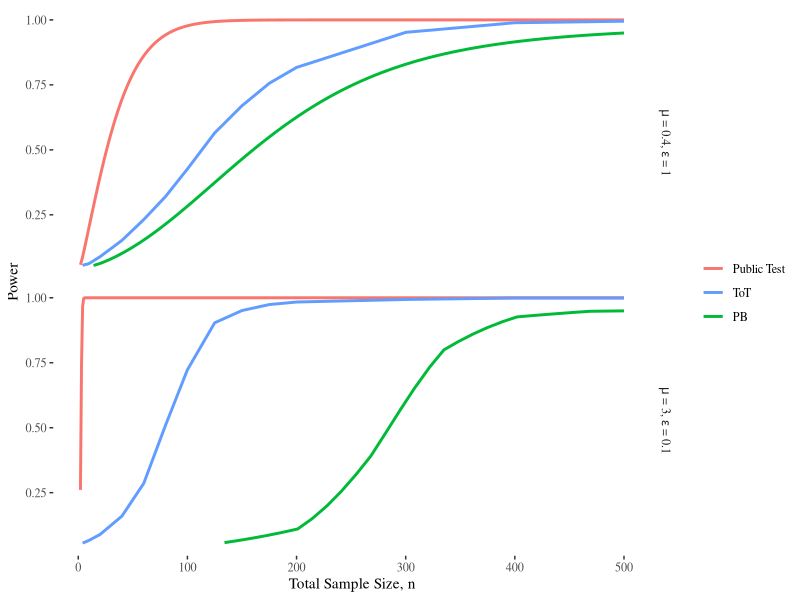
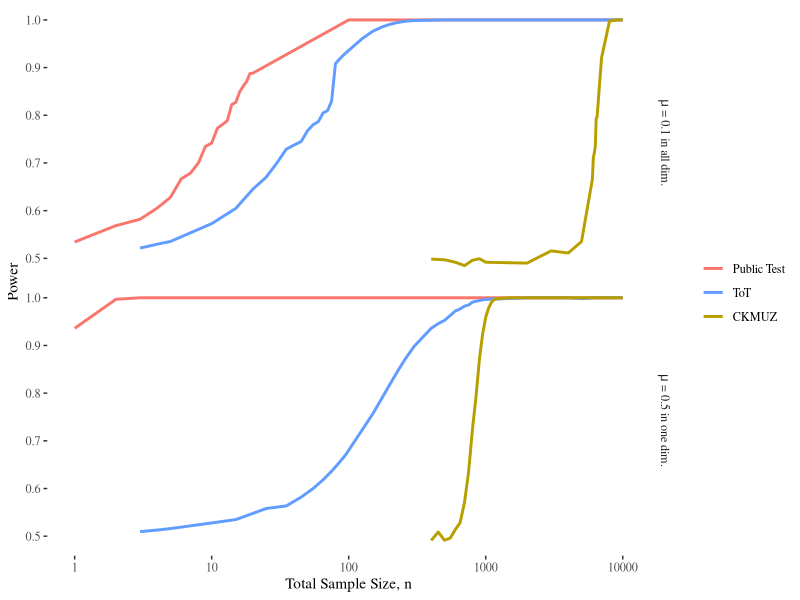
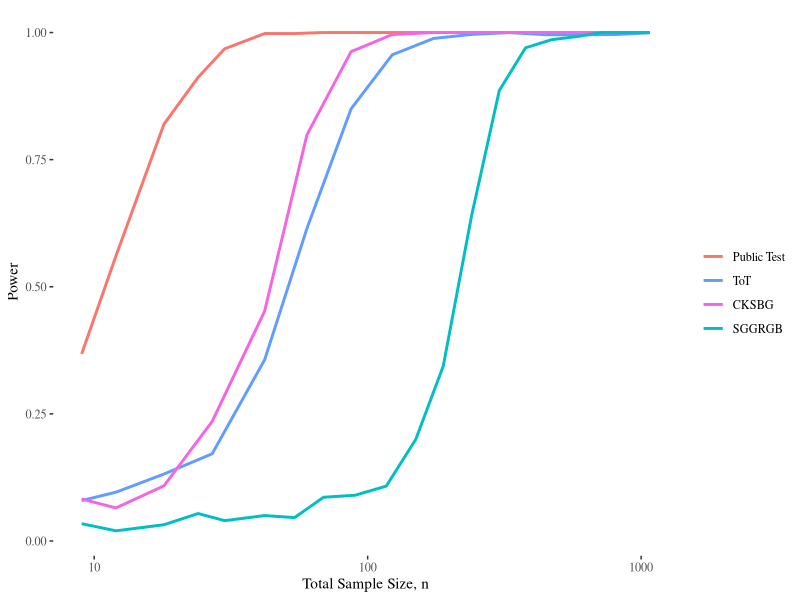
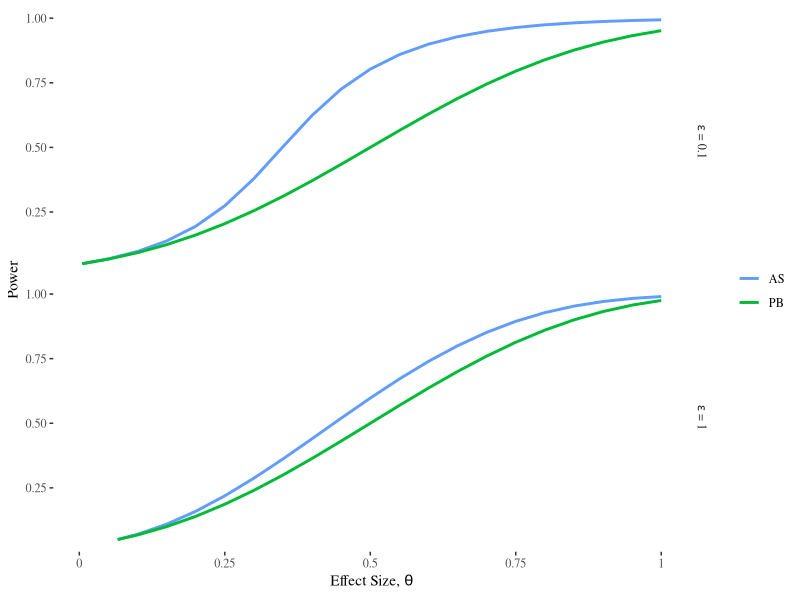
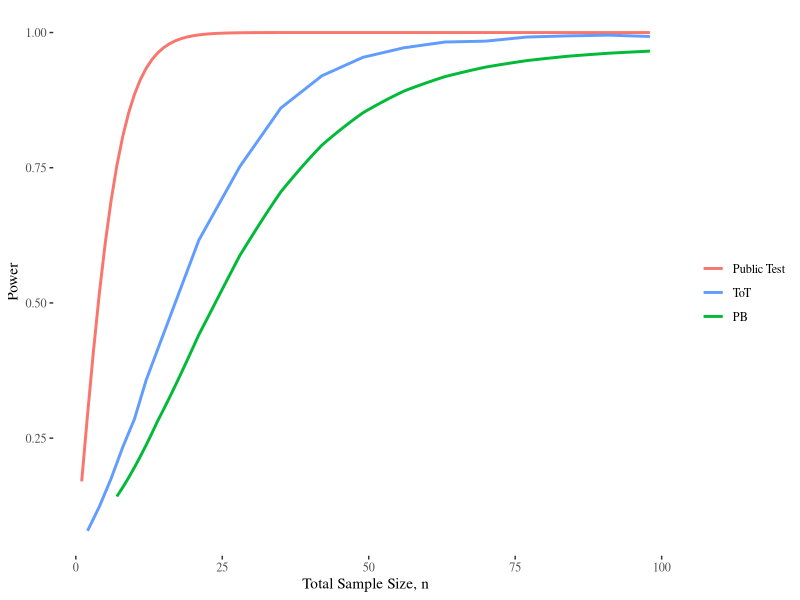
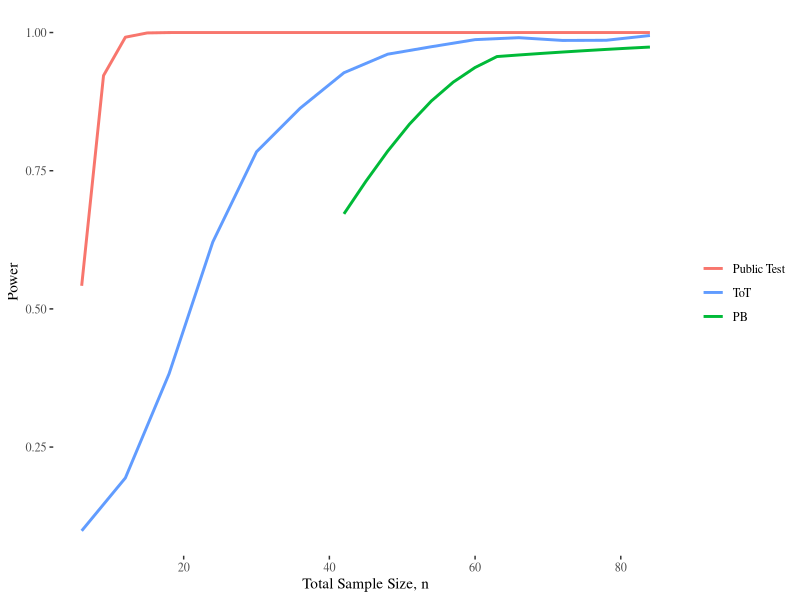
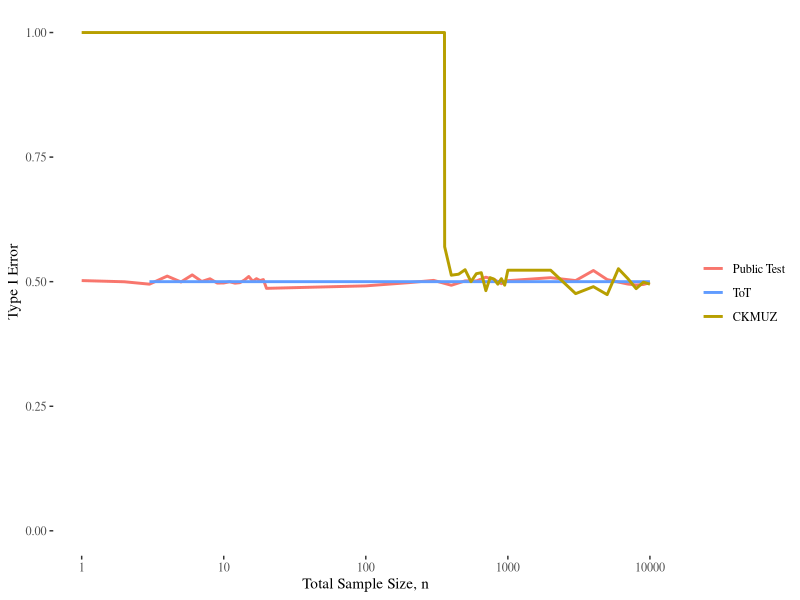
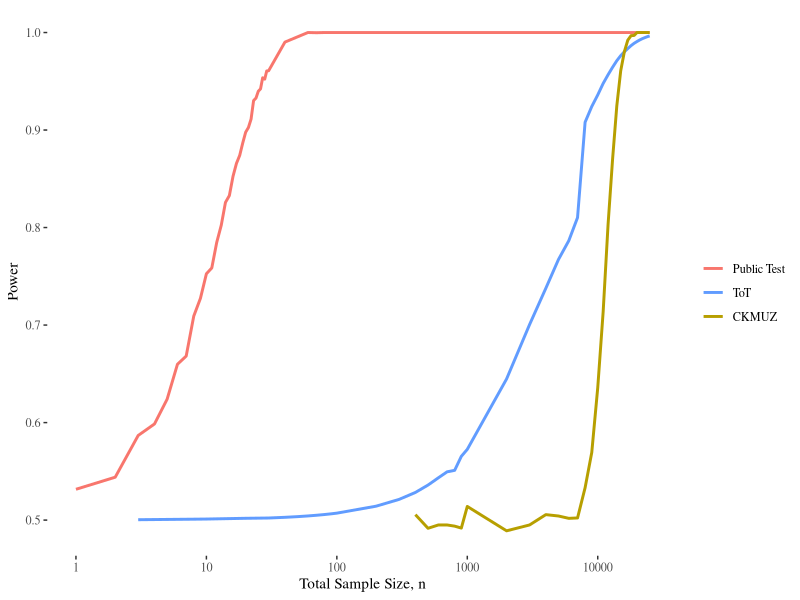

The R source for these figures, in order:
## ---- chunk 1
knitr::opts_chunk$set(echo = TRUE, fig.width = 8, fig.height = 1.75)
library(readr)
library(tidyverse)
library(ggthemes)
library(purrr)

plot_colors <- c("#F8766D", # Public Test
                 "#B79F00", # Canonne et al. (CKMUZ)
                 "#00BA38", # Pena-Barrientos (PB)
                 "#00BFC4", # Swanberg et al. (SGGRGB)
                 "#619CFF", # Test of Tests (ToT)/ Awan and Slavkovic (AS)
                 "#F564E3") # Couch et al. (CKSBG)
## ---- chunk 2
Figure_2 <- read_csv("figures/Figure_2.csv", show_col_types = FALSE)

Figure_2 %>%
  # Adjust Order of Tests in Legend
  mutate(test = factor(test, levels = c("Public Test", "ToT", "PB"))) %>%
  # Create a Variable of Facet Labels
  mutate(eff = paste0("mu*' = ", eff,", '*epsilon*' = ", eps,"'")) %>%
  ggplot(aes(x = n, y = power, color = test)) +
  geom_line(linewidth =  1) +
  facet_grid(rows = vars(eff), labeller = label_parsed) +
  scale_color_manual(values = plot_colors[c(1,5,3)]) +
  labs(x = "Total Sample Size, n", y = "Power", color = "") +
  theme_tufte()

ggsave("ArXiv_plots/Fig2.png", width = 6.75, height = 3, 
       dpi=600, units = "in")
## ---- chunk 3
Figure_3 <- read_csv("figures/Figure_3.csv", show_col_types = FALSE)

Figure_3 %>%
  # Adjust Order of Tests in Legend
  mutate(test = factor(test, levels = c("Public Test", "ToT", "CKMUZ"))) %>%
  # Create a Variable of Facet Labels
  mutate(eff = case_when(eff == 0.5 ~ "mu*' = 0.5 in one dim.'",
                         eff == 0.1 ~ "mu*' = 0.1 in all dim.'")) %>%
  ggplot(aes(x = n, y = power, color = test)) + 
  geom_line(linewidth =  1) + 
  facet_grid(rows = vars(eff), labeller = label_parsed) +
  labs(x = "Total Sample Size, n", y = "Power", color = "") +
  scale_x_log10() + theme_tufte() +
  scale_color_manual(values = plot_colors[c(1,5,2)])

ggsave("ArXiv_plots/Fig3.png", width = 6.75, height = 3, 
       dpi=600, units = "in")
## ---- chunk 4
Figure_4 <- read_csv("figures/Figure_4.csv", show_col_types = FALSE)

Figure_4 %>%
  # Adjust Order of Tests in Legend
  mutate(test = factor(test, levels = c("Public Test", "ToT",
                                        "CKSBG", "SGGRGB"))) %>%
  ggplot(aes(x = n, y = power, color = test)) + geom_line(linewidth =  1) +
  labs(x = "Total Sample Size, n", y = "Power", color = "") + 
  scale_x_log10() + theme_tufte() +
  scale_color_manual(values = plot_colors[c(1,5,6,4)])

ggsave("ArXiv_plots/Fig4.png", width = 6.75, height = 1.75,
       dpi=600, units = "in")
## ---- chunk 5
Figure_5 <- read_csv("figures/Figure_5.csv", show_col_types = FALSE)

Figure_5 %>%
  mutate(epsilon = paste0("epsilon*' = ", eps,"'")) %>%
  mutate(test = case_when(test == "Awan & Slavkovic" ~ "AS", 
                          test == "Pena & Barrientos" ~ "PB")) %>%
  ggplot(aes(x = theta, y = power, color = test)) +
  geom_line(linewidth =  1) +
  facet_grid(rows = vars(epsilon), labeller = label_parsed) +
  labs(x = expression("Effect Size, "*theta), color = "", y = "Power") +
  scale_color_manual(values = plot_colors[c(5,3)]) +
  scale_x_continuous(labels = c(0, 0.25, 0.5, 0.75, 1)) +
  theme_tufte()

ggsave("ArXiv_plots/Fig5.png", width = 6.75, height = 1.75*2,
       dpi=600, units = "in")
## ---- chunk 6
Figure_6 <- read_csv("figures/Figure_6.csv", show_col_types = FALSE)

Figure_6 %>%
  mutate(test = case_when(test == "Public" ~ "Public Test", 
                          test == "PB" ~ "PB",
                          test == "ToT" ~ "ToT")) %>%
  mutate(test = factor(test, levels = c("Public Test", "ToT", "PB"))) %>%
  ggplot(aes(x = n, y = power, color = test)) +
  geom_line(linewidth =  1) +
  scale_color_manual(values = plot_colors[c(1,5,3)]) +
  labs(x = "Total Sample Size, n", y = "Power", color = "") +
  theme_tufte()

ggsave("ArXiv_plots/Fig6.png", width = 6.75, height = 1.75,
       dpi=600, units = "in")
## ---- chunk 7
Figure_7 <- read_csv("figures/Figure_7.csv", show_col_types = FALSE)

Figure_7 %>%
  mutate(test = case_when(test == "Public" ~ "Public Test", 
                          test == "PB" ~ "PB",
                          test == "ToT" ~ "ToT")) %>%
  mutate(test = factor(test, levels = c("Public Test", "ToT", "PB"))) %>%
  ggplot(aes(x = n, y = power, color = test)) +
  geom_line(linewidth =  1) +
  scale_color_manual(values = plot_colors[c(1,5,3)]) +
  labs(x = "Total Sample Size, n", y = "Power", color = "") +
  theme_tufte()

ggsave("ArXiv_plots/Fig7.png", width = 6.75, height = 1.75,
       dpi=600, units = "in")
## ---- chunk 8
Figure_8 <- read_csv("figures/Figure_8.csv", show_col_types = FALSE)

Figure_8 %>%
  mutate(test = case_when(test == "Public" ~ "Public Test", 
                          test == "Canonne" ~ "CKMUZ",
                          test == "Test of tests" ~ "ToT")) %>%
  mutate(test = factor(test, levels = c("Public Test", "ToT", "CKMUZ"))) %>%
  ggplot(aes(x = n, y = power, color = test)) + 
  geom_line(linewidth =  1) + 
  labs(x = "Total Sample Size, n", y = "Type I Error", color = "") +
  scale_x_log10() + theme_tufte() + ylim(0,1) + 
  scale_color_manual(values = plot_colors[c(1,5,2)])

ggsave("ArXiv_plots/Fig8.png", width = 6.75, height = 1.75,
       dpi=600, units = "in")
## ---- chunk 9
Figure_9 <- read_csv("figures/Figure_9.csv", show_col_types = FALSE)

Figure_9 %>%
  filter(!(test == "Canonne" & n < 359)) %>%
  mutate(test = case_when(test == "Public" ~ "Public Test", 
                          test == "Canonne" ~ "CKMUZ",
                          test == "Test of tests" ~ "ToT")) %>%
  mutate(test = factor(test, levels = c("Public Test", "ToT", "CKMUZ"))) %>%
  ggplot(aes(x = n, y = power, color = test)) + 
  geom_line(linewidth =  1) + 
  labs(x = "Total Sample Size, n", y = "Power", color = "") +
  scale_x_log10() + theme_tufte() + 
  scale_color_manual(values = plot_colors[c(1,5,2)])

ggsave("ArXiv_plots/Fig9.png", width = 6.75, height = 1.75,
       dpi=600, units = "in")
## ---- chunk 10
Figure_10 <- read_csv("figures/Figure_10.csv", show_col_types = FALSE)

Figure_10 %>%
  filter(!(test == "Canonne" & n < 359)) %>%
  mutate(test = case_when(test == "Public" ~ "Public Test", 
                          test == "Canonne" ~ "CKMUZ",
                          test == "Test of tests" ~ "ToT")) %>%
  mutate(test = factor(test, levels = c("Public Test", "ToT", "CKMUZ"))) %>%
  ggplot(aes(x = n, y = power, color = test)) + 
  geom_line(linewidth =  1) + 
  labs(x = "Total Sample Size, n", y = "Power", color = "") +
  scale_x_log10() + theme_tufte() + 
  scale_color_manual(values = plot_colors[c(1,5,2)])

ggsave("ArXiv_plots/Fig10.png", width = 6.75, height = 1.75,
       dpi=600, units = "in")
## ---- chunk 11
Figure_11 <- read_csv("figures/Figure_11.csv", show_col_types = FALSE)

Figure_11 %>%
  filter(!(test == "Canonne" & n < 359)) %>%
  mutate(test = case_when(test == "Public" ~ "Public Test", 
                          test == "Canonne" ~ "CKMUZ",
                          test == "Test of tests" ~ "ToT")) %>%
  mutate(test = factor(test, levels = c("Public Test", "ToT", "CKMUZ"))) %>%
  ggplot(aes(x = n, y = power, color = test)) + 
  geom_line(linewidth =  1) + 
  labs(x = "Total Sample Size, n", y = "Power", color = "") +
  scale_x_log10() + theme_tufte() + 
  scale_color_manual(values = plot_colors[c(1,5,2)])

ggsave("ArXiv_plots/Fig11.png", width = 6.75, height = 1.75,
       dpi=600, units = "in")
## ---- chunk 12
Figure_12 <- read_csv("figures/Figure_12.csv", show_col_types = FALSE)

Figure_12 %>%
  filter(!(test == "Canonne" & n <= 400)) %>%
  mutate(test = case_when(test == "Public" ~ "Public Test", 
                          test == "Canonne" ~ "CKMUZ",
                          test == "Test of tests" ~ "ToT")) %>%
  mutate(test = factor(test, levels = c("Public Test", "ToT", "CKMUZ"))) %>%
  ggplot(aes(x = n, y = power, color = test)) + 
  geom_line(linewidth =  1) + 
  labs(x = "Total Sample Size, n", y = "Power", color = "") +
  scale_x_log10() + theme_tufte() + 
  scale_color_manual(values = plot_colors[c(1,5,2)])

ggsave("ArXiv_plots/Fig12.png", width = 6.75, height = 1.75,
       dpi=600, units = "in")
## ---- chunk 13
Figure_13 <- read_csv("figures/Figure_13.csv", show_col_types = FALSE)

Figure_13 %>%
  filter(eps == 1, n <= 1226) %>%
  filter(test %in% c("Public ANOVA", "kw abs", "Private ANOVA",
                     "Test of tests")) %>%
  mutate(test = case_when(test == "Public ANOVA" ~ "Public Test", 
                          test == "Private ANOVA" ~ "SGGRGB",
                          test == "kw abs" ~ "CKSBG",
                          test == "Test of tests" ~ "ToT")) %>%
  mutate(test = factor(test, levels = c("Public Test", "ToT",
                                        "CKSBG", "SGGRGB"))) %>%
  ggplot(aes(x = n, y = power, color = test)) + geom_line(linewidth =  1) +
  labs(x = "Total Sample Size, n", y = "Power", color = "") + 
  scale_x_log10() + theme_tufte() +
  scale_color_manual(values = plot_colors[c(1,5,6,4)])

ggsave("ArXiv_plots/Fig13.png", width = 6.75, height = 1.75,
       dpi=600, units = "in")
## ---- chunk 14
Figure_14 <- read_csv("figures/Figure_14.csv", show_col_types = FALSE)

Figure_14 %>%
  filter(n <= 1226) %>%
  filter(test %in% c("pub", "Private KW", "Private ANOVA",
                     "Test of tests")) %>%
  mutate(test = case_when(test == "pub" ~ "Public Test", 
                          test == "Private ANOVA" ~ "SGGRGB",
                          test == "Private KW" ~ "CKSBG",
                          test == "Test of tests" ~ "ToT")) %>%
  mutate(test = factor(test, levels = c("Public Test", "ToT",
                                        "CKSBG", "SGGRGB"))) %>%
  ggplot(aes(x = n, y = power, color = test)) + geom_line(linewidth =  1) +
  labs(x = "Total Sample Size, n", y = "Power", color = "") + 
  scale_x_log10() + theme_tufte() +
  scale_color_manual(values = plot_colors[c(1,5,6,4)])

ggsave("ArXiv_plots/Fig14.png", width = 6.75, height = 1.75,
       dpi=600, units = "in")
## ---- chunk 15
Figure_15 <- read_csv("figures/Figure_15.csv", show_col_types = FALSE)

Figure_15 %>%
  filter(n <= 1226) %>%
  filter(test %in% c("pub", "Private KW", "Private ANOVA",
                     "Test of tests")) %>%
  mutate(test = case_when(test == "pub" ~ "Public Test", 
                          test == "Private ANOVA" ~ "SGGRGB",
                          test == "Private KW" ~ "CKSBG",
                          test == "Test of tests" ~ "ToT")) %>%
  mutate(test = factor(test, levels = c("Public Test", "ToT",
                                        "CKSBG", "SGGRGB"))) %>%
  ggplot(aes(x = n, y = power, color = test)) + geom_line(linewidth =  1) +
  labs(x = "Total Sample Size, n", y = "Power", color = "") + 
  scale_x_log10() + theme_tufte() +
  scale_color_manual(values = plot_colors[c(1,5,6,4)])

ggsave("ArXiv_plots/Fig15.png", width = 6.75, height = 1.75,
       dpi=600, units = "in")
## ---- chunk 16
Figure_16 <- read_csv("figures/Figure_16.csv", show_col_types = FALSE)

Figure_16 %>%
  filter(n <= 1311) %>%
  filter(test %in% c("Public KW", "New KW", "Private ANOVA",
                     "Test of tests")) %>%
  mutate(test = case_when(test == "Public KW" ~ "Public Test", 
                          test == "Private ANOVA" ~ "SGGRGB",
                          test == "New KW" ~ "CKSBG",
                          test == "Test of tests" ~ "ToT")) %>%
  mutate(test = factor(test, levels = c("Public Test", "ToT",
                                        "CKSBG", "SGGRGB"))) %>%
  ggplot(aes(x = n, y = power, color = test)) + geom_line(linewidth =  1) +
  labs(x = "Total Sample Size, n", y = "Power", color = "") + 
  scale_x_log10() + theme_tufte() +
  scale_color_manual(values = plot_colors[c(1,5,6,4)])

ggsave("ArXiv_plots/Fig16.png", width = 6.75, height = 1.75,
       dpi=600, units = "in")
